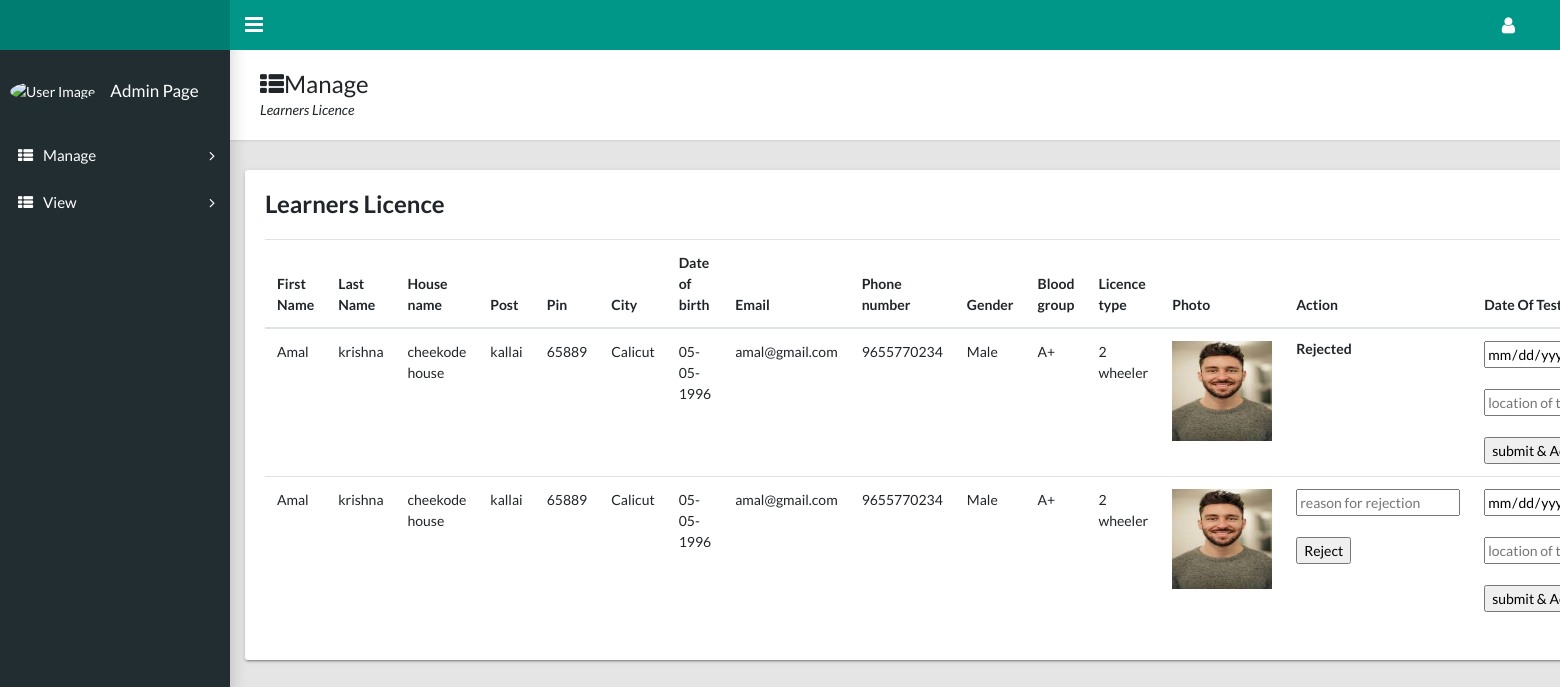
/managelearnerslicense, run on the app's committed database.
### Rtomanagement/models.py (models this page shows, shortened)
class Learners(models.Model):
    First_Name = models.CharField(max_length= 20)
    user_id= models.ForeignKey(rtouser, on_delete=models.CASCADE)
    Last_Name= models.CharField(max_length= 20)
    House_name =models.CharField(max_length=30)
    Post = models.CharField(max_length=20)
    Pin = models.CharField(max_length=20)
    City = models.CharField(max_length=20)
    Date_of_birth= models.CharField(max_length=20)
    Email_address = models.CharField(max_length=20)
    Phone_no = models.CharField(max_length=10)
    Gender= models.CharField(max_length=30)
    Blood_group= models.CharField(max_length=10)
    photo = models.ImageField(upload_to='learnersimages/', blank=True, null=True)
    Licence_type= models.CharField(max_length=50)
    test_date = models.CharField(max_length=20,blank=True, null=True)
    test_location = models.CharField(max_length=50,blank=True, null=True)
    learners_status = models.CharField(max_length=20)
    verified_with_adhar = models.CharField(max_length=20)
    rejected_reason = models.CharField(max_length=50,blank=True,null=True)

### Rtomanage/views.py (the view)
# urls.py: path("managelearnerslicense",views.manage_learners_license,name="managelearnerslicense"),
def manage_learners_license(request):
    data=Learners.objects.all().values()
    print("data==========>",data)
    return render (request,'table-data-learners.html',{'data':data})

### Rtomanage/templates/table-data-learners.html (shortened to what this page needs)
<!DOCTYPE html>
<html lang="en">
  <head>
    <link rel="stylesheet" type="text/css" href="../static/css/main.css">
    <link rel="stylesheet" type="text/css" href="https://maxcdn.bootstrapcdn.com/font-awesome/4.7.0/css/font-awesome.min.css">
  </head>
  <body class="app sidebar-mini">
    <header class="app-header"><a class="app-header__logo" href="index.html"></a>
      <a class="app-sidebar__toggle" href="#" data-toggle="sidebar" aria-label="Hide Sidebar"></a>
      <ul class="app-nav">
        <li class="dropdown"><a class="app-nav__item" href="#" data-toggle="dropdown" aria-label="Open Profile Menu"><i class="fa fa-user fa-lg"></i></a>
        </li>
      </ul>
    </header>
    <aside class="app-sidebar">
        <div class="app-sidebar__user"><img class="app-sidebar__user-avatar" src="https://s3.amazonaws.com/uifaces/faces/twitter/jsa/48.jpg" alt="User Image">
          <div>
            <p class="app-sidebar__user-name">Admin Page</p>
          </div>
        </div>
        <ul class="app-menu">
          <li class="treeview "><a class="app-menu__item" href="#" data-toggle="treeview"><i class="app-menu__icon fa fa-th-list"></i><span class="app-menu__label">Manage</span><i class="treeview-indicator fa fa-angle-right"></i></a>
          </li>
          <li class="treeview "><a class="app-menu__item" href="#" data-toggle="treeview"><i class="app-menu__icon fa fa-th-list"></i><span class="app-menu__label">View</span><i class="treeview-indicator fa fa-angle-right"></i></a>
          </li>
        </ul>
      </aside>
    <main class="app-content">
      <div class="app-title">
        <div>
          <h1><i class="fa fa-th-list"></i>Manage</h1>
          <p>Learners Licence</p>
        </div>
      </div>
      <div class="row">
        <div class="col-md-15">
          <div class="tile">
            <h3 class="tile-title">Learners Licence</h3>
            <table class="table">
              <thead>
                <tr>
                  <th>First Name</th>
                  <th>Last Name</th>
                  <th>House name</th>
                  <th> Post</th>
                  <th> Pin</th>
                  <th> City</th>
                  <th> Date of birth</th>
                  <th> Email</th>
                  <th>Phone number</th>
                  <th> Gender</th>
                  <th> Blood group</th>
                  <th> Licence type</th>
                  <th>Photo</th>
                  <th>Action</th>
                  <th>Date Of Test & Location</th>
                </tr>
              </thead>
              <tbody>
                {% for i in data %}
                <tr>
                  <td>{{i.First_Name}}</td>
                  <td>{{i.Last_Name}}</td>
                  <td>{{i.House_name}}</td>
                  <td>{{i.Post}} </td>
                  <td>{{i.Pin}}</td>
                  <td>{{i.City}}</td>
                  <td>{{i.Date_of_birth}}</td>
                  <td>{{i.Email_address}}</td>
                  <td>{{i.Phone_no}}</td>
                   <td>{{i.Gender}}</td>
                   <td>{{i.Blood_group}}</td>
                   <td>{{i.Licence_type}}</td>
                   <td><img src='/media/{{i.photo}}' width="100px" height="100px"/></td>
                   <td>
                    {% if i.learners_status == '0' %}
                    <form method="post" action="{% url 'rejectlearnersWithReason' i.id %}">
                        <input type="text" placeholder="reason for rejection" name="rejected_reason"/><br><br>
                    <input type="submit" value="Reject"/>
                </form>
                {% endif %}
                    {% if i.learners_status == '2' %}
                    <h6>Rejected</h6>
                {% endif %}
                    </td>
                   <td>
                    {% if i.verified_with_adhar == '0' %}
                    <form method="post" action="{% url 'submitLearnersTestDateAndLocation' i.id %}">
                     <input type="date" name="test_date"/>
                     <br><br>
                     <input type="text" name="test_location" placeholder="location of test"/>
                     <br><br>
                     <input type="submit" value="submit & Accept"/>
                    </td>
                    {% else %}
                    <h6>Accepeted & Verified</h6>
                    {% endif %}
                    {% endfor %}
              </tbody>
            </table>
          </div>
        </div>
      </div>
    </main>
  </body>
</html>

### data on the page
Learners: First_Name "Amal", Last_Name "krishna", House_name "cheekode house", Post "kallai", Pin "65889", City "Calicut", Date_of_birth "05-05-1996", Email_address "amal@gmail.com", Phone_no "9655770234", Gender "Male", Blood_group "A+", Licence_type "2 wheeler", photo (picture), learners_status "Rejected"
Learners: First_Name "Amal", Last_Name "krishna", House_name "cheekode house", Post "kallai", Pin "65889", City "Calicut", Date_of_birth "05-05-1996", Email_address "amal@gmail.com", Phone_no "9655770234", Gender "Male", Blood_group "A+", Licence_type "2 wheeler", photo (picture)
